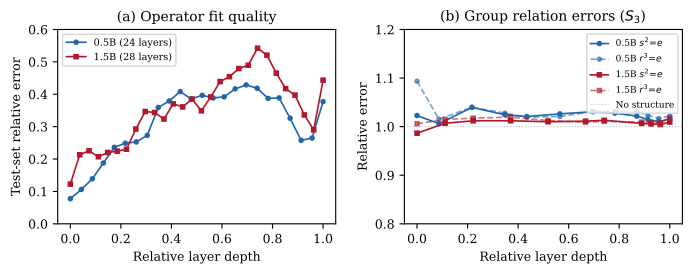

Write the Python code that produced this figure.
"""Figure 1: Layer-by-layer operator fit quality and group relation errors.

Shows the U-shaped test error profile and the flat ~1.0 relation errors
for both Qwen2.5-0.5B and 1.5B. The key visual: good fit (low test error)
does NOT imply good group structure (relation errors stay ~1.0).
"""
import json
import numpy as np
import matplotlib.pyplot as plt
from pathlib import Path

plt.rcParams.update({
    'font.family': 'serif',
    'font.size': 9,
    'figure.dpi': 300,
    'savefig.bbox': 'tight',
})

data_dir = Path(__file__).resolve().parent.parent.parent.parent / "data" / "results"

# Load 0.5B alignment data
with open(data_dir / "activation_alignment.json") as f:
    align_05 = json.load(f)["S_3"]

# Load 1.5B alignment data
with open(data_dir / "activation_alignment_1.5B.json") as f:
    align_15 = json.load(f)["S_3"]

# Load 0.5B group relations
with open(data_dir / "group_relations.json") as f:
    gr_05 = json.load(f)["group_relations"]

# Load 1.5B group relations
with open(data_dir / "group_relations_1.5B.json") as f:
    gr_15 = json.load(f)["group_relations"]

# Extract 0.5B data
layers_05 = sorted([int(k) for k in align_05["layers"].keys()])
test_err_05 = [align_05["layers"][str(l)]["mean_test_error"] for l in layers_05]

gr_layers_05 = sorted([int(k) for k in gr_05.keys()])
s2e_05 = [gr_05[str(l)]["s3_relations"]["s^2 = e"]["relative"] for l in gr_layers_05]
r3e_05 = [gr_05[str(l)]["s3_relations"]["r^3 = e"]["relative"] for l in gr_layers_05]

# Extract 1.5B data
layers_15 = sorted([int(k) for k in align_15["layers"].keys()])
test_err_15 = [align_15["layers"][str(l)]["mean_test_error"] for l in layers_15]

gr_layers_15 = sorted([int(k) for k in gr_15.keys()])
s2e_15 = [gr_15[str(l)]["s3_relations"]["s^2 = e"]["relative"] for l in gr_layers_15]
r3e_15 = [gr_15[str(l)]["s3_relations"]["r^3 = e"]["relative"] for l in gr_layers_15]

# Normalize layers to [0, 1] for comparison
norm_layers_05 = [l / max(layers_05) for l in layers_05]
norm_layers_15 = [l / max(layers_15) for l in layers_15]
norm_gr_05 = [l / max(gr_layers_05) for l in gr_layers_05]
norm_gr_15 = [l / max(gr_layers_15) for l in gr_layers_15]

fig, (ax1, ax2) = plt.subplots(1, 2, figsize=(7, 2.8), sharey=False)

# Panel A: Test error (operator fit quality)
c05 = '#2166ac'
c15 = '#b2182b'
ax1.plot(norm_layers_05, test_err_05, 'o-', color=c05, markersize=3, linewidth=1.2, label='0.5B (24 layers)')
ax1.plot(norm_layers_15, test_err_15, 's-', color=c15, markersize=3, linewidth=1.2, label='1.5B (28 layers)')
ax1.set_xlabel('Relative layer depth')
ax1.set_ylabel('Test-set relative error')
ax1.set_title('(a) Operator fit quality', fontsize=10)
ax1.legend(fontsize=7, loc='upper left')
ax1.set_ylim(0, 0.6)
ax1.axhline(y=1.0, color='gray', linestyle=':', linewidth=0.8, alpha=0.5)

# Panel B: Group relation errors
ax2.plot(norm_gr_05, s2e_05, 'o-', color=c05, markersize=3, linewidth=1.2, label='0.5B $s^2\\!=\\!e$')
ax2.plot(norm_gr_05, r3e_05, 'o--', color=c05, markersize=3, linewidth=1.2, alpha=0.6, label='0.5B $r^3\\!=\\!e$')
ax2.plot(norm_gr_15, s2e_15, 's-', color=c15, markersize=3, linewidth=1.2, label='1.5B $s^2\\!=\\!e$')
ax2.plot(norm_gr_15, r3e_15, 's--', color=c15, markersize=3, linewidth=1.2, alpha=0.6, label='1.5B $r^3\\!=\\!e$')
ax2.axhline(y=1.0, color='gray', linestyle=':', linewidth=0.8, alpha=0.5, label='No structure')
ax2.set_xlabel('Relative layer depth')
ax2.set_ylabel('Relative error')
ax2.set_title('(b) Group relation errors ($S_3$)', fontsize=10)
ax2.legend(fontsize=6.5, loc='upper right', ncol=1)
ax2.set_ylim(0.8, 1.2)

plt.tight_layout()
fig.savefig('fig1_layer_profile.pdf')
fig.savefig('fig1_layer_profile.png')
print("Saved fig1_layer_profile.{pdf,png}")
